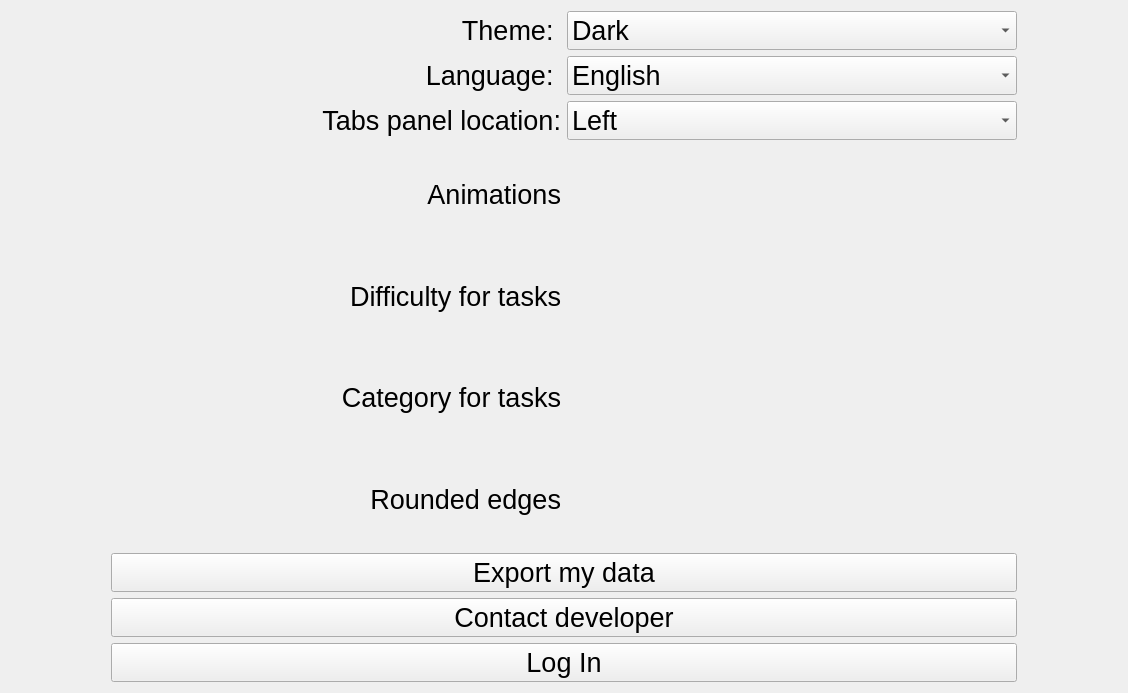
          <widget class="QWidget" name="settings_scrollwidget">
           <property name="geometry">
            <rect>
             <x>0</x>
             <y>0</y>
             <width>1128</width>
             <height>693</height>
            </rect>
           </property>
           <layout class="QVBoxLayout" name="verticalLayout_28">
            <item>
             <layout class="QVBoxLayout" name="settings_layout" stretch="3,1">
              <item>
               <layout class="QGridLayout" name="settings_grid_layout">
                <property name="leftMargin">
                 <number>100</number>
                </property>
                <property name="rightMargin">
                 <number>100</number>
                </property>
                <item row="2" column="0">
                 <widget class="QLabel" name="panel_loc_label">
                  <property name="font">
                   <font>
                    <pointsize>20</pointsize>
                   </font>
                  </property>
                  <property name="text">
                   <string>Tabs panel location:</string>
                  </property>
                  <property name="alignment">
                   <set>Qt::AlignmentFlag::AlignRight|Qt::AlignmentFlag::AlignTrailing|Qt::AlignmentFlag::AlignVCenter</set>
                  </property>
                 </widget>
                </item>
                <item row="1" column="1">
                 <widget class="QComboBox" name="lang_box">
                  <property name="font">
                   <font>
                    <pointsize>20</pointsize>
                   </font>
                  </property>
                  <item>
                   <property name="text">
                    <string>English</string>
                   </property>
                  </item>
                  <item>
                   <property name="text">
                    <string>Українська</string>
                   </property>
                  </item>
                  <item>
                   <property name="text">
                    <string>Русский</string>
                   </property>
                  </item>
                 </widget>
                </item>
                <item row="3" column="0">
                 <widget class="QLabel" name="anim_label">
                  <property name="font">
                   <font>
                    <pointsize>20</pointsize>
                   </font>
                  </property>
                  <property name="text">
                   <string>Animations</string>
                  </property>
                  <property name="alignment">
                   <set>Qt::AlignmentFlag::AlignRight|Qt::AlignmentFlag::AlignTrailing|Qt::AlignmentFlag::AlignVCenter</set>
                  </property>
                 </widget>
                </item>
                <item row="6" column="0">
                 <widget class="QLabel" name="edges_enable_label">
                  <property name="font">
                   <font>
                    <pointsize>20</pointsize>
                   </font>
                  </property>
                  <property name="text">
                   <string>Rounded edges</string>
                  </property>
                  <property name="alignment">
                   <set>Qt::AlignmentFlag::AlignRight|Qt::AlignmentFlag::AlignTrailing|Qt::AlignmentFlag::AlignVCenter</set>
                  </property>
                 </widget>
                </item>
                <item row="2" column="1">
                 <widget class="QComboBox" name="panel_loc_box">
                  <property name="font">
                   <font>
                    <pointsize>20</pointsize>
                   </font>
                  </property>
                  <item>
                   <property name="text">
                    <string>Left</string>
                   </property>
                  </item>
                  <item>
                   <property name="text">
                    <string>Right</string>
                   </property>
                  </item>
                  <item>
                   <property name="text">
                    <string>Top</string>
                   </property>
                  </item>
                  <item>
                   <property name="text">
                    <string>Bottom</string>
                   </property>
                  </item>
                 </widget>
                </item>
                <item row="5" column="0">
                 <widget class="QLabel" name="category_enable_label">
                  <property name="font">
                   <font>
                    <pointsize>20</pointsize>
                   </font>
                  </property>
                  <property name="text">
                   <string>Category for tasks</string>
                  </property>
                  <property name="alignment">
                   <set>Qt::AlignmentFlag::AlignRight|Qt::AlignmentFlag::AlignTrailing|Qt::AlignmentFlag::AlignVCenter</set>
                  </property>
                 </widget>
                </item>
                <item row="1" column="0">
                 <widget class="QLabel" name="lang_label">
                  <property name="font">
                   <font>
                    <pointsize>20</pointsize>
                   </font>
                  </property>
                  <property name="layoutDirection">
                   <enum>Qt::LayoutDirection::LeftToRight</enum>
                  </property>
                  <property name="text">
                   <string>Language: </string>
                  </property>
                  <property name="alignment">
                   <set>Qt::AlignmentFlag::AlignRight|Qt::AlignmentFlag::AlignTrailing|Qt::AlignmentFlag::AlignVCenter</set>
                  </property>
                 </widget>
                </item>
                <item row="4" column="0">
                 <widget class="QLabel" name="difficulty_enable_label">
                  <property name="font">
                   <font>
                    <pointsize>20</pointsize>
                   </font>
                  </property>
                  <property name="text">
                   <string>Difficulty for tasks</string>
                  </property>
                  <property name="alignment">
                   <set>Qt::AlignmentFlag::AlignRight|Qt::AlignmentFlag::AlignTrailing|Qt::AlignmentFlag::AlignVCenter</set>
                  </property>
                 </widget>
                </item>
                <item row="0" column="1">
                 <widget class="QComboBox" name="theme_box">
                  <property name="font">
                   <font>
                    <pointsize>20</pointsize>
                   </font>
                  </property>
                  <item>
                   <property name="text">
                    <string>Dark</string>
                   </property>
                  </item>
                  <item>
                   <property name="text">
                    <string>Light</string>
                   </property>
                  </item>
                 </widget>
                </item>
                <item row="0" column="0">
                 <widget class="QLabel" name="theme_label">
                  <property name="font">
                   <font>
                    <pointsize>20</pointsize>
                   </font>
                  </property>
                  <property name="layoutDirection">
                   <enum>Qt::LayoutDirection::LeftToRight</enum>
                  </property>
                  <property name="text">
                   <string>Theme: </string>
                  </property>
                  <property name="alignment">
                   <set>Qt::AlignmentFlag::AlignRight|Qt::AlignmentFlag::AlignTrailing|Qt::AlignmentFlag::AlignVCenter</set>
                  </property>
                 </widget>
                </item>
                <item row="3" column="1">
                 <widget class="QWidget" name="anim_toggle" native="true">
                  <property name="font">
                   <font>
                    <pointsize>20</pointsize>
                   </font>
                  </property>
                 </widget>
                </item>
                <item row="4" column="1">
                 <widget class="QWidget" name="difficulty_toggle" native="true">
                  <property name="font">
                   <font>
                    <pointsize>20</pointsize>
                   </font>
                  </property>
                 </widget>
                </item>
                <item row="5" column="1">
                 <widget class="QWidget" name="category_toggle" native="true">
                  <property name="font">
                   <font>
                    <pointsize>20</pointsize>
                   </font>
                  </property>
                 </widget>
                </item>
                <item row="6" column="1">
                 <widget class="QWidget" name="edges_toggle" native="true">
                  <property name="font">
                   <font>
                    <pointsize>20</pointsize>
                   </font>
                  </property>
                 </widget>
                </item>
               </layout>
              </item>
              <item>
               <layout class="QVBoxLayout" name="settings_buttons">
                <property name="leftMargin">
                 <number>100</number>
                </property>
                <property name="rightMargin">
                 <number>100</number>
                </property>
                <item>
                 <widget class="QPushButton" name="export_data_button">
                  <property name="font">
                   <font>
                    <pointsize>20</pointsize>
                   </font>
                  </property>
                  <property name="text">
                   <string>Export my data</string>
                  </property>
                 </widget>
                </item>
                <item>
                 <widget class="QPushButton" name="contact_dev_button">
                  <property name="font">
                   <font>
                    <pointsize>20</pointsize>
                   </font>
                  </property>
                  <property name="text">
                   <string>Contact developer</string>
                  </property>
                 </widget>
                </item>
                <item>
                 <widget class="QPushButton" name="login_button">
                  <property name="font">
                   <font>
                    <pointsize>20</pointsize>
                   </font>
                  </property>
                  <property name="text">
                   <string>Log In</string>
                  </property>
                 </widget>
                </item>
               </layout>
              </item>
             </layout>
            </item>
           </layout>
          </widget>
